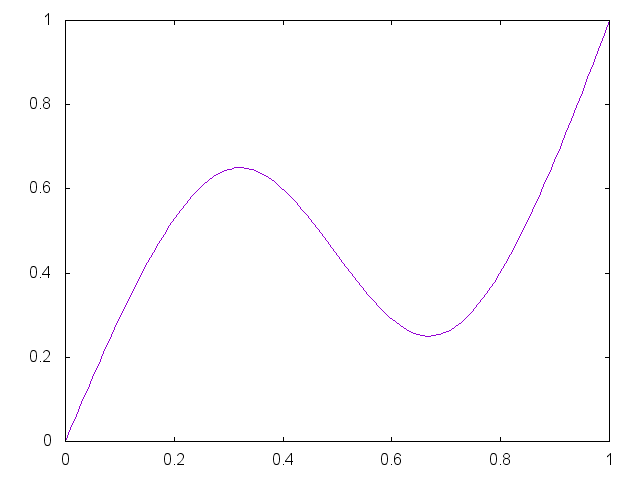

The script that saved this image:


set term png

set output "generate/static/generate/csplines-0.65-0.25.png"
plot '-' smooth csplines notitle
0 0
0.33 0.65
0.67 0.25 
1 1
e

reset;
